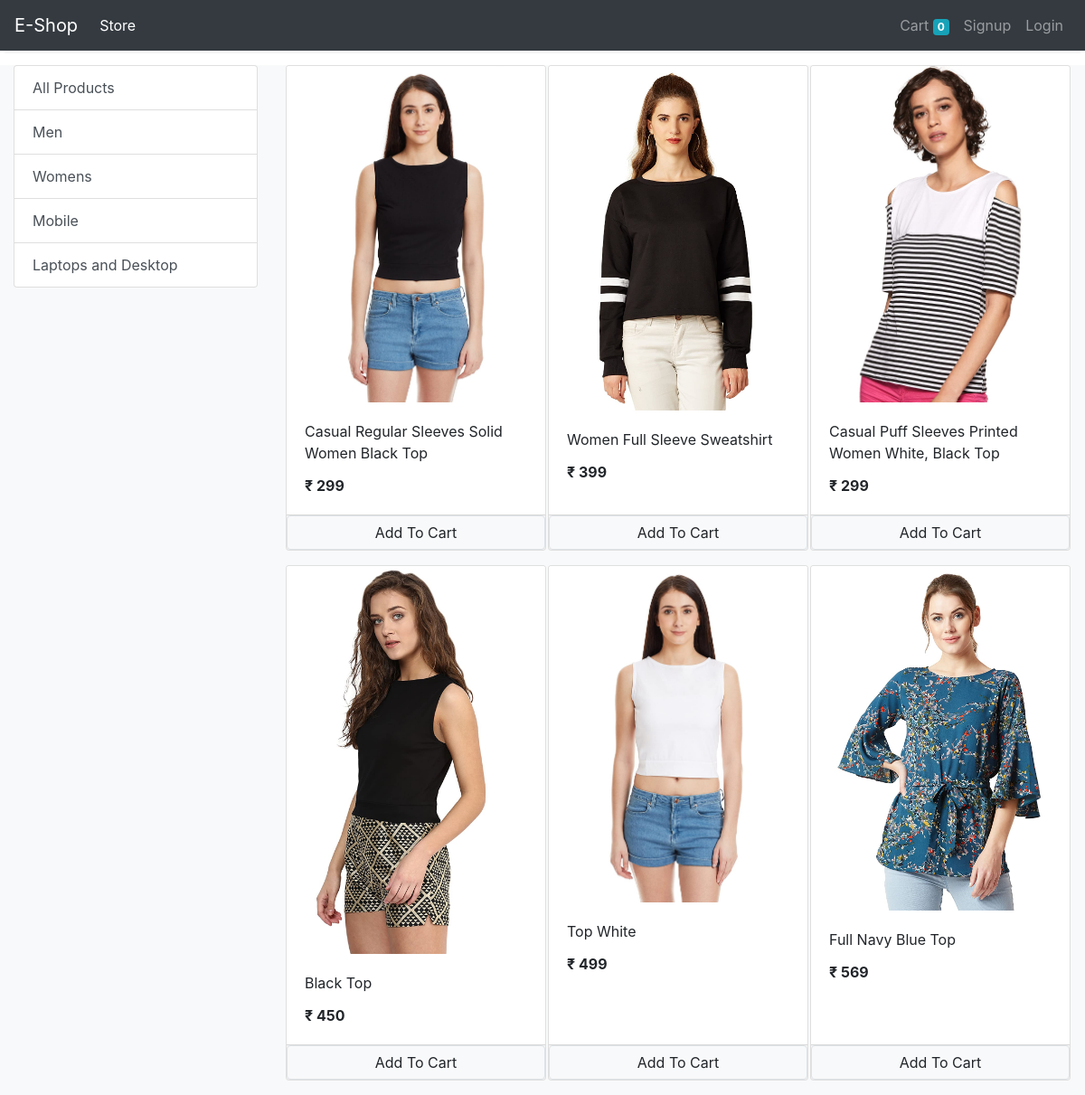
The app's page /store?category=2 with its own data.
### store/models/category.py (models this page shows, shortened)
class Category(models.Model):
    name = models.CharField(max_length=20)
    @staticmethod
    def get_all_categories():
        return Category.objects.all()

### store/models/product.py (models this page shows, shortened)
class Product(models.Model):
    name = models.CharField(max_length=50)
    price = models.IntegerField(default=0)
    category = models.ForeignKey(Category , on_delete=models.CASCADE , default=1)
    description = models.CharField(max_length=200 , default='' , null=True , blank=True)
    image = models.ImageField(upload_to='uploads/products/')
    @staticmethod
    def get_all_products_by_categoryid(category_id):
        if category_id:
            return Product.objects.filter(category = category_id)
        else:
            return Product.get_all_products();

### store/views/home.py (the view)
# urls.py: path('' , include('store.urls'))
def store(request):
    cart = request.session.get('cart')
    if not cart:
        request.session['cart'] = {}
    products = None
    categories = Category.get_all_categories()
    categoryID = request.GET.get('category')
    if categoryID:
        products = Product.get_all_products_by_categoryid(categoryID)
    else:
        products = Product.get_all_products();
    data = {}
    data['products'] = products
    data['categories'] = categories
    print('You are:', request.session.get('email'))
    return render(request , 'index.html',data)

### store/templatetags/cart.py (called while the page is built)
@register.filter(name= 'is_in_cart')
def is_in_cart(product , cart):
    keys = cart.keys()
    for id in keys:
        if int(id) == product.id:
            return True
    return False;

### store/templatetags/custom_filter.py (called while the page is built)
@register.filter(name = 'currency')
def currency(number):
    return "₹ "+str(number)

### store/templates/index.html (shortened to what this page needs)
{% extends 'base.html' %}
{% block content %}
{% load cart %}
{% load custom_filter %}
<div class="container-fluid mt-3">
   <div class="row bg-light">
      <div class="col-lg-3 mx-auto">
         <div class="list-group">
            <a href="/" class="list-group-item list-group-item-action ">All Products</a>
            {% for category in categories %}
            <a href="/?category={{category.id}}" class="list-group-item list-group-item-action ">{{category.name}}</a>
            {% endfor %}
         </div>
      </div>
      <div id='products' class="col-lg-9 mx-auto">
         <div class="row mx-auto">
            {% for product in products %}
           <div class="card mx-auto mb-3" id='{{product.id}}'style="width: 18rem;">
              <img class="card-img-top" src="{{product.image.url}}" alt="Card image cap">
              <div class="card-body">
               <p class="card-title">{{product.name}}</p>
               <p class="card-text"><b>{{product.price|currency}}</b></p>
           </div>
            <div class="card-footer p-0 no-gutters">
               {% if product|is_in_cart:request.session.cart %}
               <div class="row no-gutters">
                  <form action="/#{{product.id}}" class="col-2 " method="post">
                     {% csrf_token %}
                     <input hidden type="text" name='product' value='{{product.id}}'>
                     <input hidden type="text" name='remove' value='True'>
                     <input type="submit" value=" - " class="btn btn-block btn-light border-right">
                  </form>
                  <div class="text-center col">{{product|cart_quantity:request.session.cart}} in Cart</div>
                  <form action="/#{{product.id}}" class="col-2" method="post">
                     {% csrf_token %}
                     <input hidden type="text" name='product' value='{{product.id}}'>
                     <input type="submit" value=" + " class="btn btn-block btn-light border-left">
                  </form>
               </div>
               {% else %}
               <form action="/#{{product.id}}" method="POST" class="btn-block">
                  <input type="submit" class="float-right btn btn-light border form-control" value="Add To Cart">
               </form>
              {% endif %}
            </div>
         </div>
         {% endfor %}
      </div>
   </div>
</div>
</div>
{% endblock %}

### records on screen
Category: name "Men"
Category: name "Womens"
Category: name "Mobile"
Category: name "Laptops and Desktop"
Product: image (picture), name "Casual Regular Sleeves Solid Women Black Top", price "₹ 299"
Product: image (picture), name "Women Full Sleeve Sweatshirt", price "₹ 399"
Product: image (picture), name "Casual Puff Sleeves Printed Women White, Black Top", price "₹ 299"
Product: image (picture), name "Black Top", price "₹ 450"
Product: image (picture), name "Top White", price "₹ 499"
Product: image (picture), name "Full Navy Blue Top", price "₹ 569"

### other values on screen
{{ request.session.cart.keys|length }} "0"
